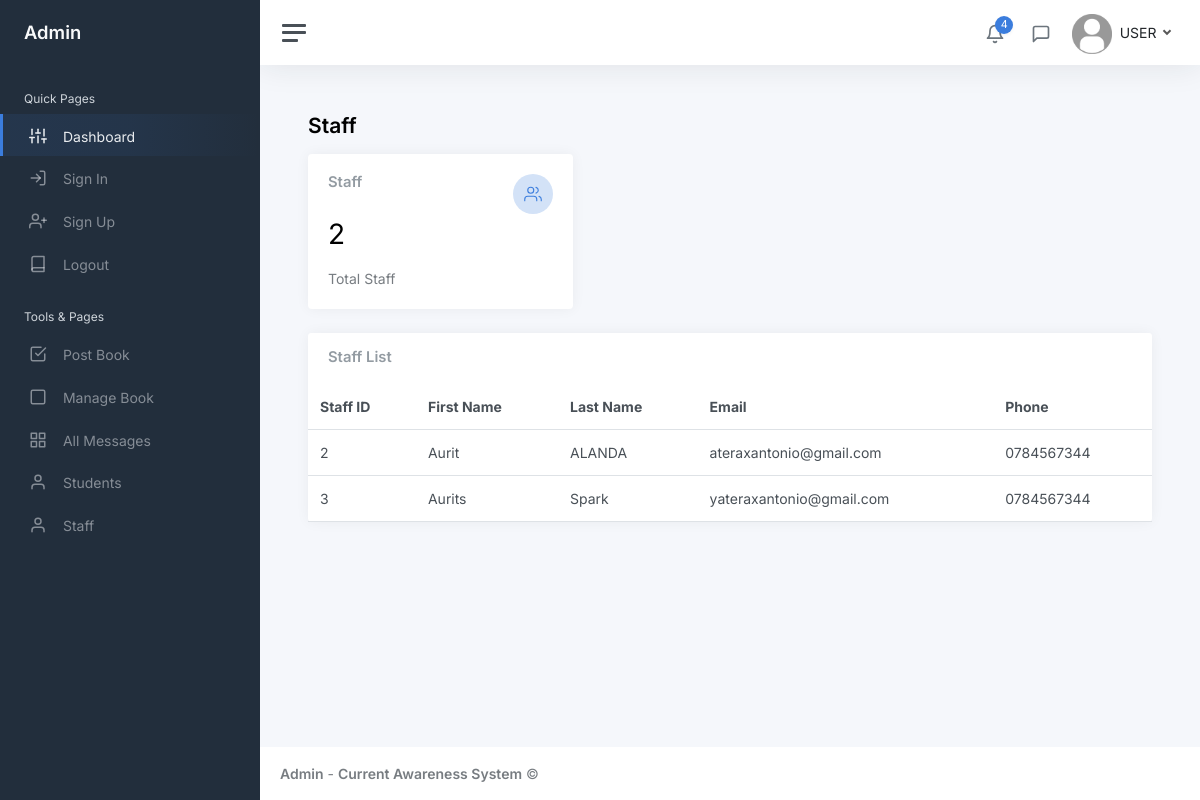
Page /admin/staff.php (signed in) on the committed database.
### tables this page shows
CREATE TABLE `LibraryStaff` (
  `staffId` int(11) NOT NULL,
  `firstName` varchar(255) NOT NULL,
  `lastName` varchar(255) NOT NULL,
  `emailAddress` varchar(255) NOT NULL,
  `contactNumber` varchar(20) NOT NULL
);

### admin/staff.php (the view, shortened to what this page needs)
<!DOCTYPE html>
<html lang="en">
<head>
	<link href="../css/app.css" rel="stylesheet">
</head>
<body>
	<div class="wrapper">
		<nav id="sidebar" class="sidebar js-sidebar">
			<div class="sidebar-content js-simplebar">
				<a class="sidebar-brand" href="index.php">
					<span class="align-middle">Admin</span>
				</a>
				<ul class="sidebar-nav">
					<li class="sidebar-header">
						Quick Pages
					</li>
					<li class="sidebar-item active">
						<a class="sidebar-link" href="index.php">
							<i class="align-middle" data-feather="sliders"></i> <span class="align-middle">Dashboard</span>
						</a>
					</li>
					<li class="sidebar-item">
						<a class="sidebar-link" href="pages-sign-in.php">
							<i class="align-middle" data-feather="log-in"></i> <span class="align-middle">Sign In</span>
						</a>
					</li>
					<li class="sidebar-item">
						<a class="sidebar-link" href="pages-sign-up.php">
							<i class="align-middle" data-feather="user-plus"></i> <span class="align-middle">Sign Up</span>
						</a>
					</li>
					<li class="sidebar-item">
						<a class="sidebar-link" href="logout.php">
							<i class="align-middle" data-feather="book"></i> <span class="align-middle">Logout</span>
						</a>
					</li>
					<li class="sidebar-header">
						Tools & Pages
					</li>
					<li class="sidebar-item">
						<a class="sidebar-link" href="post-book.php">
							<i class="align-middle" data-feather="check-square"></i> <span class="align-middle">Post Book</span>
						</a>
					</li>
					<li class="sidebar-item">
						<a class="sidebar-link" href="manage-book.php">
							<i class="align-middle" data-feather="square"></i> <span class="align-middle">Manage Book</span>
						</a>
					</li>
					<li class="sidebar-item">
						<a class="sidebar-link" href="messages.php">
							<i class="align-middle" data-feather="grid"></i> <span class="align-middle">All Messages</span>
						</a>
					</li>
					<li class="sidebar-item">
						<a class="sidebar-link" href="students.php">
							<i class="align-middle" data-feather="user"></i> <span class="align-middle">Students</span>
						</a>
					</li>
					<li class="sidebar-item">
						<a class="sidebar-link" href="staff.php">
							<i class="align-middle" data-feather="user"></i> <span class="align-middle">Staff</span>
						</a>
					</li>
				</ul>
			</div>
		</nav>
		<div class="main">
			<nav class="navbar navbar-expand navbar-light navbar-bg">
				<a class="sidebar-toggle js-sidebar-toggle">
					<i class="hamburger align-self-center"></i>
				</a>
				<div class="navbar-collapse collapse">
					<ul class="navbar-nav navbar-align">
						<li class="nav-item dropdown">
							<a class="nav-icon dropdown-toggle" href="#" id="alertsDropdown" data-bs-toggle="dropdown">
								<div class="position-relative">
									<i class="align-middle" data-feather="bell"></i>
									<span class="indicator">4</span>
								</div>
							</a>
						</li>
						<li class="nav-item dropdown">
							<a class="nav-icon dropdown-toggle" href="#" id="messagesDropdown" data-bs-toggle="dropdown">
								<div class="position-relative">
									<i class="align-middle" data-feather="message-square"></i>
								</div>
							</a>
						</li>
						<li class="nav-item dropdown">
							<a class="nav-link dropdown-toggle d-none d-sm-inline-block" href="#" data-bs-toggle="dropdown">
								<img src="../img/user.png" class="avatar img-fluid rounded me-1" alt="USER" /> <span class="text-dark">USER</span>
							</a>
						</li>
					</ul>
				</div>
			</nav>
			<?php
			require_once "./config.php";
			$sql = "SELECT * FROM LibraryStaff";
			$result = $conn->query($sql);
			$sqlTotalStaff = "SELECT COUNT(*) AS totalStaff FROM LibraryStaff";
			$resultTotalStaff = $conn->query($sqlTotalStaff);
			$rowTotalStaff = $resultTotalStaff->fetch_assoc();
			$totalStaff = $rowTotalStaff['totalStaff'];
			?>
			<main class="content">
				<div class="container-fluid p-0">
					<h1 class="h3 mb-3"><strong>Staff</strong></h1>
					<div class="row">
						<div class="col-xl-8 col-xxl-8">
							<div class="w-100">
								<div class="row">
									<div class="col-sm-6">
										<div class="card">
											<div class="card-body">
												<div class="row">
													<div class="col mt-0">
														<h5 class="card-title">Staff</h5>
													</div>
													<div class="col-auto">
														<div class="stat text-primary">
															<i class="align-middle" data-feather="users"></i>
														</div>
													</div>
												</div>
												<h1 class="mt-1 mb-3"><?= $totalStaff ?></h1>
												<div class="mb-0">
													<span class="text-muted">Total Staff</span>
												</div>
											</div>
										</div>
									</div>
								</div>
							</div>
						</div>
					</div>
					<div class="row">
						<div class="col-12 col-lg-12 col-xxl-12 d-flex">
							<div class="card flex-fill">
								<div class="card-header">
									<h5 class="card-title mb-0">Staff List</h5>
								</div>
								<table class="table table-hover my-0">
									<thead>
										<tr>
											<th>Staff ID</th>
											<th>First Name</th>
											<th class="">Last Name</th>
											<th class="">Email</th>
											<th class="d-none d-md-table-cell">Phone</th>
										</tr>
									</thead>
									<tbody>
										<?php
										while ($row = $result->fetch_assoc()) {
											echo "<tr>";
											echo "<td>" . $row["staffId"] . "</td>";
											echo "<td>" . $row["firstName"] . "</td>";
											echo "<td class=''>" . $row["lastName"] . "</td>";
											echo "<td class=''>" . $row["emailAddress"] . "</td>";
											echo "<td class='d-none d-md-table-cell'>" . $row["contactNumber"] . "</td>";
											echo "</tr>";
										}
										?>
									</tbody>
								</table>
							</div>
						</div>
					</div>
				</div>
			</main>
			<footer class="footer">
				<div class="container-fluid">
					<div class="row text-muted">
						<div class="col-6 text-start">
							<p class="mb-0">
								<a class="text-muted" href="#" target="_blank"><strong>Admin</strong></a> - <a class="text-muted" href="" target="_blank"><strong>Current Awareness System</strong></a> &copy;
							</p>
						</div>
					</div>
				</div>
			</footer>
		</div>
	</div>
</body>
</html>

### rows in the picture
librarystaff: staffId "2", firstName "Aurit", lastName "ALANDA", emailAddress "ateraxantonio@gmail.com", contactNumber "0784567344"
librarystaff: staffId "3", firstName "Aurits", lastName "Spark", emailAddress "yateraxantonio@gmail.com", contactNumber "0784567344"

### other values in the picture
$totalStaff "2"
